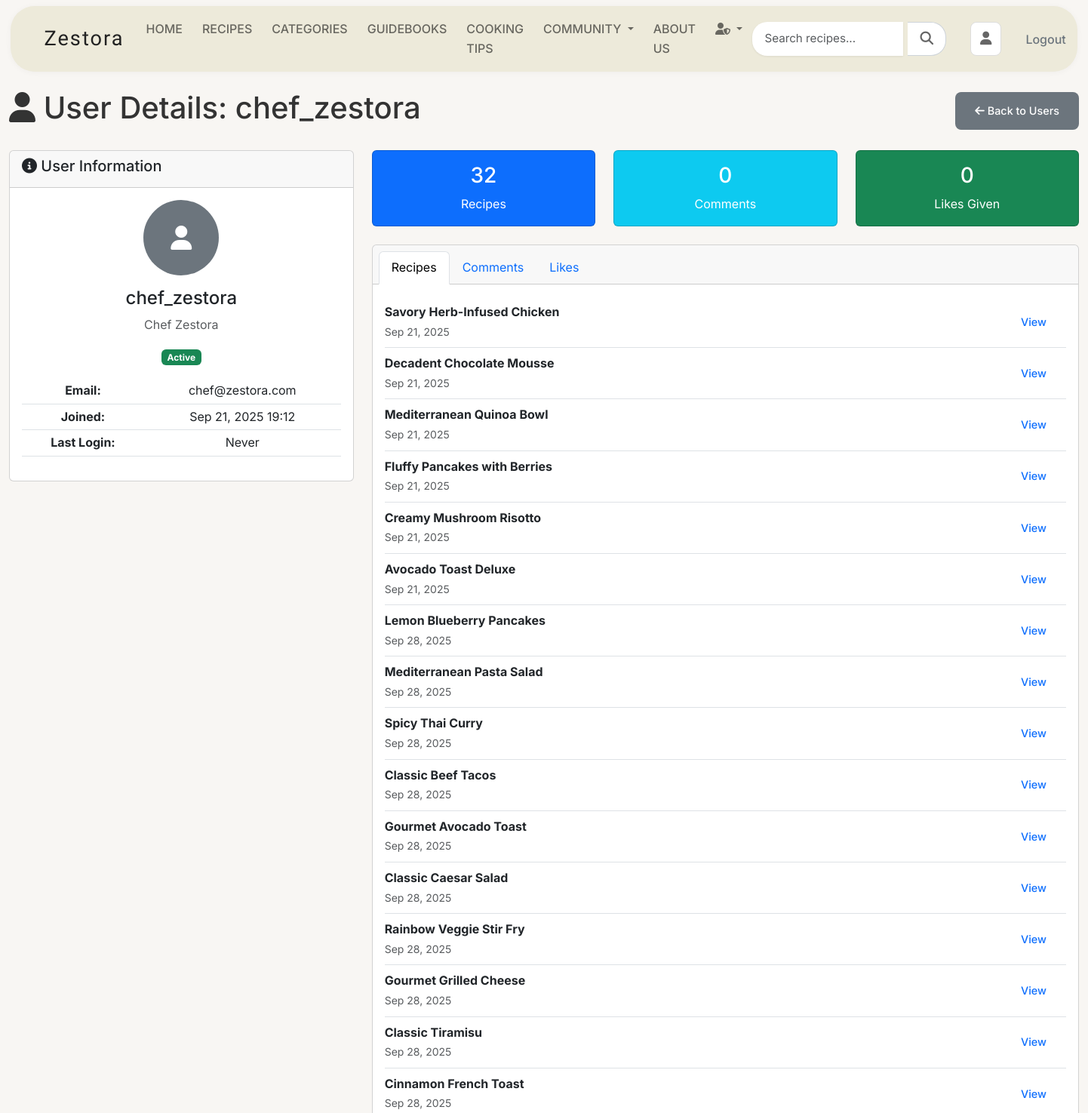
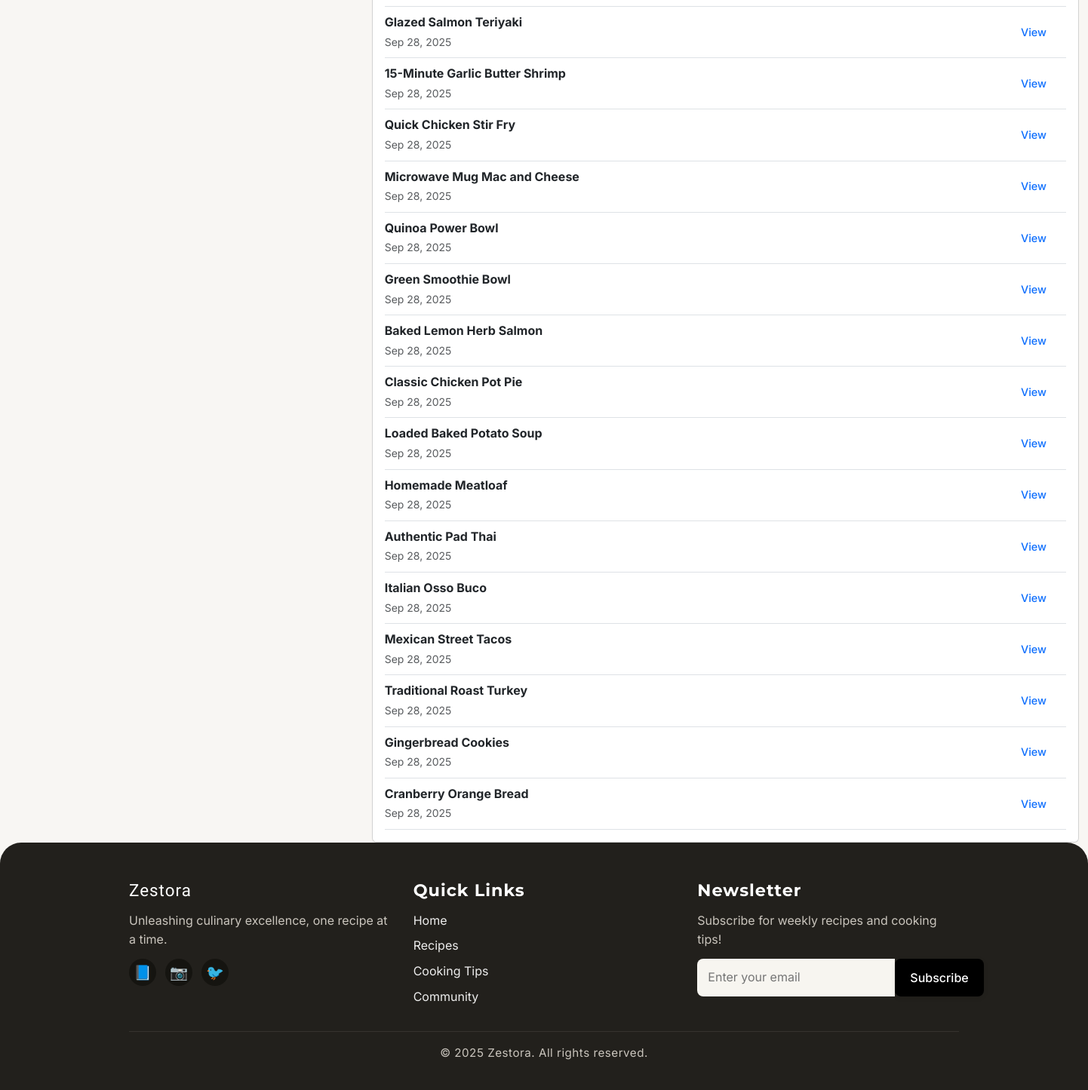
The page /admin-tools/users/2/ (signed in) on the database its author committed (2 pictures, top to bottom).
### recipes/models.py (models this page shows, shortened)
class Recipe(models.Model):
    DIFFICULTY_CHOICES = [
        ('easy', 'Easy'),
        ('medium', 'Medium'),
        ('hard', 'Hard'),
    ]
    title = models.CharField(max_length=200)
    slug = models.SlugField(unique=True)
    description = models.TextField()
    ingredients = models.TextField()
    instructions = models.TextField()
    prep_time = models.IntegerField(help_text="Preparation time in minutes")
    cook_time = models.IntegerField(help_text="Cooking time in minutes")
    servings = models.IntegerField()
    difficulty = models.CharField(max_length=10, choices=DIFFICULTY_CHOICES)
    category = models.ForeignKey(Category, on_delete=models.CASCADE)
    image = models.ImageField(upload_to='recipes/', blank=True, null=True)
    author = models.ForeignKey(User, on_delete=models.CASCADE)
    featured = models.BooleanField(default=False)
    created_at = models.DateTimeField(auto_now_add=True)
    updated_at = models.DateTimeField(auto_now=True)

### admin_tools/views.py (the view)
# urls.py: path('users/<int:user_id>/', views.user_detail, name='user_detail'),
@user_passes_test(is_admin)
def user_detail(request, user_id):
    user = get_object_or_404(User, id=user_id)
    user_profile = getattr(user, 'userprofile', None)
    user_recipes = Recipe.objects.filter(author=user)
    user_comments = Comment.objects.filter(user=user)
    user_likes = RecipeLike.objects.filter(user=user)
    context = {
        'user_detail': user,
        'profile': user_profile,
        'user_recipes': user_recipes,
        'user_comments': user_comments,
        'user_likes': user_likes,
    }
    return render(request, 'admin_tools/user_detail.html', context)

### admin_tools/views.py (called while the page is built)
def is_admin(user):
    return user.is_authenticated and user.is_staff

### templates/admin_tools/user_detail.html (shortened to what this page needs)
{% extends 'base.html' %}
{% load static %}
{% block content %}
<div class="container-fluid mt-4">
    <div class="row">
        <div class="col-12">
            <div class="d-flex justify-content-between align-items-center mb-4">
                <h1>
                    <i class="fas fa-user"></i> User Details: {{ user_detail.username }}
                </h1>
                <a href="{% url 'admin_tools:manage_users' %}" class="btn btn-secondary">
                    <i class="fas fa-arrow-left"></i> Back to Users
                </a>
            </div>
        </div>
    </div>
    <div class="row">
        <div class="col-md-4">
            <div class="card">
                <div class="card-header">
                    <h5><i class="fas fa-info-circle"></i> User Information</h5>
                </div>
                <div class="card-body text-center">
                    {% if profile and profile.profile_image %}
                        <img src="{{ profile.profile_image.url }}" alt="Profile"
                             class="rounded-circle mb-3" style="width: 100px; height: 100px; object-fit: cover;">
                    {% else %}
                        <div class="bg-secondary rounded-circle mx-auto mb-3 d-flex align-items-center justify-content-center"
                             style="width: 100px; height: 100px;">
                            <i class="fas fa-user fa-2x text-white"></i>
                        </div>
                    {% endif %}
                    <h4>{{ user_detail.username }}</h4>
                    {% if user_detail.first_name or user_detail.last_name %}
                        <p class="text-muted">{{ user_detail.first_name }} {{ user_detail.last_name }}</p>
                    {% endif %}
                    <div class="mb-3">
                        {% if user_detail.is_active %}
                            <span class="badge bg-success">Active</span>
                        {% else %}
                            <span class="badge bg-secondary">Inactive</span>
                        {% endif %}
                    </div>
                    <table class="table table-sm">
                        <tr>
                            <td><strong>Email:</strong></td>
                            <td>{{ user_detail.email|default:"-" }}</td>
                        </tr>
                        <tr>
                            <td><strong>Joined:</strong></td>
                            <td>{{ user_detail.date_joined|date:"M d, Y H:i" }}</td>
                        </tr>
                        <tr>
                            <td><strong>Last Login:</strong></td>
                            <td>{{ user_detail.last_login|date:"M d, Y H:i"|default:"Never" }}</td>
                        </tr>
                    </table>
                </div>
            </div>
        </div>
        <div class="col-md-8">
            <div class="row mb-4">
                <div class="col-md-4">
                    <div class="card bg-primary text-white">
                        <div class="card-body text-center">
                            <h3>{{ user_recipes.count }}</h3>
                            <p class="mb-0">Recipes</p>
                        </div>
                    </div>
                </div>
                <div class="col-md-4">
                    <div class="card bg-info text-white">
                        <div class="card-body text-center">
                            <h3>{{ user_comments.count }}</h3>
                            <p class="mb-0">Comments</p>
                        </div>
                    </div>
                </div>
                <div class="col-md-4">
                    <div class="card bg-success text-white">
                        <div class="card-body text-center">
                            <h3>{{ user_likes.count }}</h3>
                            <p class="mb-0">Likes Given</p>
                        </div>
                    </div>
                </div>
            </div>
            <div class="card">
                <div class="card-header">
                    <ul class="nav nav-tabs card-header-tabs" role="tablist">
                        <li class="nav-item">
                            <a class="nav-link active" data-bs-toggle="tab" href="#recipes">Recipes</a>
                        </li>
                        <li class="nav-item">
                            <a class="nav-link" data-bs-toggle="tab" href="#comments">Comments</a>
                        </li>
                        <li class="nav-item">
                            <a class="nav-link" data-bs-toggle="tab" href="#likes">Likes</a>
                        </li>
                    </ul>
                </div>
                <div class="card-body">
                    <div class="tab-content">
                        <div class="tab-pane fade show active" id="recipes">
                            {% for recipe in user_recipes %}
                            <div class="d-flex justify-content-between align-items-center border-bottom py-2">
                                <div>
                                    <strong>{{ recipe.title }}</strong>
                                    <br>
                                    <small class="text-muted">{{ recipe.created_at|date:"M d, Y" }}</small>
                                </div>
                                <a href="{% url 'recipes:recipe_detail' recipe.id %}" class="btn btn-sm btn-outline-primary">
                                    View
                                </a>
                            </div>
                            {% empty %}
                            <p class="text-muted">No recipes found.</p>
                            {% endfor %}
                        </div>
                    </div>
                </div>
            </div>
        </div>
    </div>
</div>
{% endblock %}

### static/css/styles.css (style rules this page uses)
* { margin: 0; padding: 0; box-sizing: border-box; }
body { font-family: 'Inter', sans-serif; line-height: 1.6; color: #333; background-color: #f8f6f3; }
.btn { text-decoration: none; padding: 0.75rem 1.5rem; border-radius: 8px; font-weight: 500; font-size: 0.9rem; transition: all 0.3s ease; border: 2px solid transparent; cursor: pointer; display: inline-block; }

### rows shown on the page
Recipe: title "Savory Herb-Infused Chicken", created_at "Sep 21, 2025"
Recipe: title "Decadent Chocolate Mousse", created_at "Sep 21, 2025"
Recipe: title "Mediterranean Quinoa Bowl", created_at "Sep 21, 2025"
Recipe: title "Fluffy Pancakes with Berries", created_at "Sep 21, 2025"
Recipe: title "Creamy Mushroom Risotto", created_at "Sep 21, 2025"
Recipe: title "Avocado Toast Deluxe", created_at "Sep 21, 2025"
Recipe: title "Lemon Blueberry Pancakes", created_at "Sep 28, 2025"
Recipe: title "Mediterranean Pasta Salad", created_at "Sep 28, 2025"
Recipe: title "Spicy Thai Curry", created_at "Sep 28, 2025"
Recipe: title "Classic Beef Tacos", created_at "Sep 28, 2025"
Recipe: title "Gourmet Avocado Toast", created_at "Sep 28, 2025"
Recipe: title "Classic Caesar Salad", created_at "Sep 28, 2025"
Recipe: title "Rainbow Veggie Stir Fry", created_at "Sep 28, 2025"
Recipe: title "Gourmet Grilled Cheese", created_at "Sep 28, 2025"
Recipe: title "Classic Tiramisu", created_at "Sep 28, 2025"
Recipe: title "Cinnamon French Toast", created_at "Sep 28, 2025"
Recipe: title "Glazed Salmon Teriyaki", created_at "Sep 28, 2025"
Recipe: title "15-Minute Garlic Butter Shrimp", created_at "Sep 28, 2025"
Recipe: title "Quick Chicken Stir Fry", created_at "Sep 28, 2025"
Recipe: title "Microwave Mug Mac and Cheese", created_at "Sep 28, 2025"
Recipe: title "Quinoa Power Bowl", created_at "Sep 28, 2025"
Recipe: title "Green Smoothie Bowl", created_at "Sep 28, 2025"
Recipe: title "Baked Lemon Herb Salmon", created_at "Sep 28, 2025"
Recipe: title "Classic Chicken Pot Pie", created_at "Sep 28, 2025"
Recipe: title "Loaded Baked Potato Soup", created_at "Sep 28, 2025"
Recipe: title "Homemade Meatloaf", created_at "Sep 28, 2025"
Recipe: title "Authentic Pad Thai", created_at "Sep 28, 2025"
Recipe: title "Italian Osso Buco", created_at "Sep 28, 2025"
Recipe: title "Mexican Street Tacos", created_at "Sep 28, 2025"
Recipe: title "Traditional Roast Turkey", created_at "Sep 28, 2025"
Recipe: title "Gingerbread Cookies", created_at "Sep 28, 2025"
Recipe: title "Cranberry Orange Bread", created_at "Sep 28, 2025"

### other values the page prints
{{ user_detail.username }} "chef_zestora"
{{ user_detail.first_name }} "Chef"
{{ user_detail.last_name }} "Zestora"
{{ user_detail.email|default:"-" }} "chef@zestora.com"
{{ user_detail.date_joined|date:"M d, Y H:i" }} "Sep 21, 2025 19:12"
{{ user_detail.last_login|date:"M d, Y H:i"|default:"Never" }} "Never"
{{ user_recipes.count }} "32"
{{ user_comments.count }} "0"
{{ user_likes.count }} "0"
